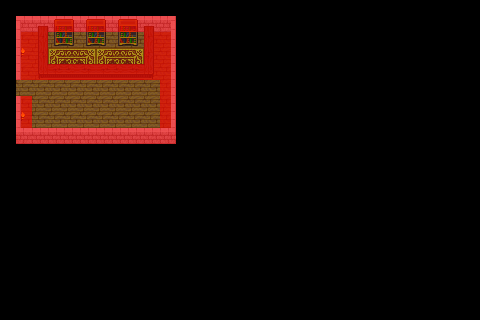

A level layout from a 2D game, rendered from its tile map. Below: a short description, then the map file with tile-grid data replaced by summaries:
An orthogonal 30x20 tile map with 16x16 px tiles, 4 tile layers (Tile Layer 2, Tile Layer 1, Tile Layer 3, Data), 3 tilesets and 2 objects (ExitSquare, Deborah).

<map version="1.0" orientation="orthogonal" renderorder="right-down" width="30" height="20" tilewidth="16" tileheight="16" nextobjectid="3">
 <tileset firstgid="1" name="tilesetformattedupdate1" tilewidth="16" tileheight="16">
  <image source="../TileSets/tilesetformattedupdate1.png" width="112" height="192" />
 </tileset>
 <tileset firstgid="85" name="info_tiles" tilewidth="16" tileheight="16">
  <image source="../TileSets/info_tiles.png" width="64" height="64" />
  <tile id="0">
   <properties>
    <property name="passable" value="false" />
   </properties>
  </tile>
 </tileset>
 <tileset firstgid="101" name="pinheads_pinhead" tilewidth="26" tileheight="26">
  <image source="../pinheads_pinhead.png" width="26" height="26" />
 </tileset>
 <layer name="Tile Layer 2" width="30" height="20">
  <data>[600 cells, 68 non-empty, 7 distinct tile ids]</data>
 </layer>
 <layer name="Tile Layer 1" width="30" height="20">
  <data>[600 cells, 31 non-empty, 8 distinct tile ids]</data>
 </layer>
 <layer name="Tile Layer 3" width="30" height="20">
  <data>[600 cells, 28 non-empty, 16 distinct tile ids]</data>
 </layer>
 <objectgroup name="Object Layer 1">
  <object id="1" name="ExitSquare" gid="7" x="0" y="96" width="16" height="16" />
  <object id="2" name="Deborah" gid="101" x="77" y="88" width="26" height="26" />
 </objectgroup>
 <layer name="Data" width="30" height="20" opacity="0.63">
  <properties>
   <property name="visible" value="false" />
  </properties>
  <data>[600 cells, 43 non-empty, 1 distinct tile ids]</data>
 </layer>
</map>